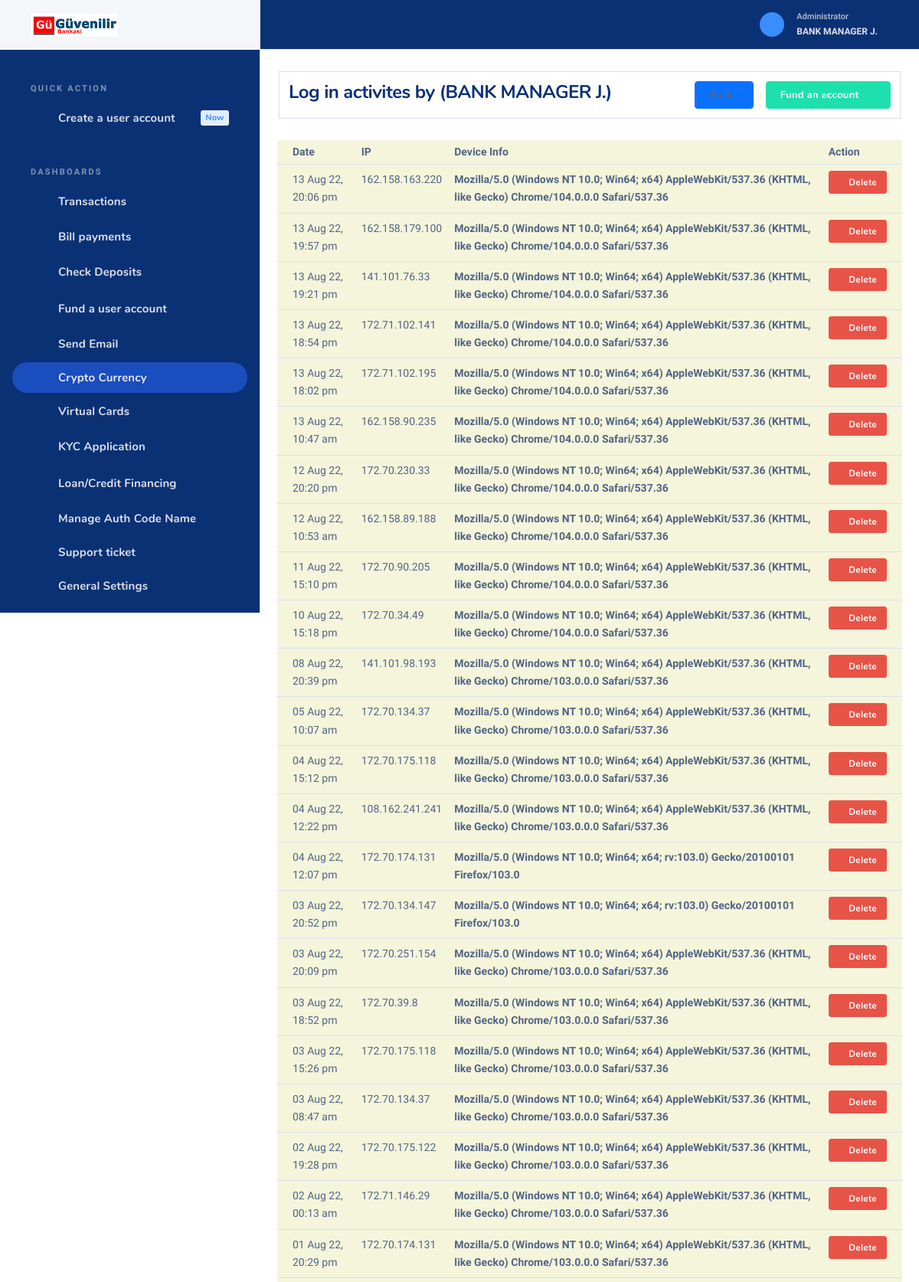
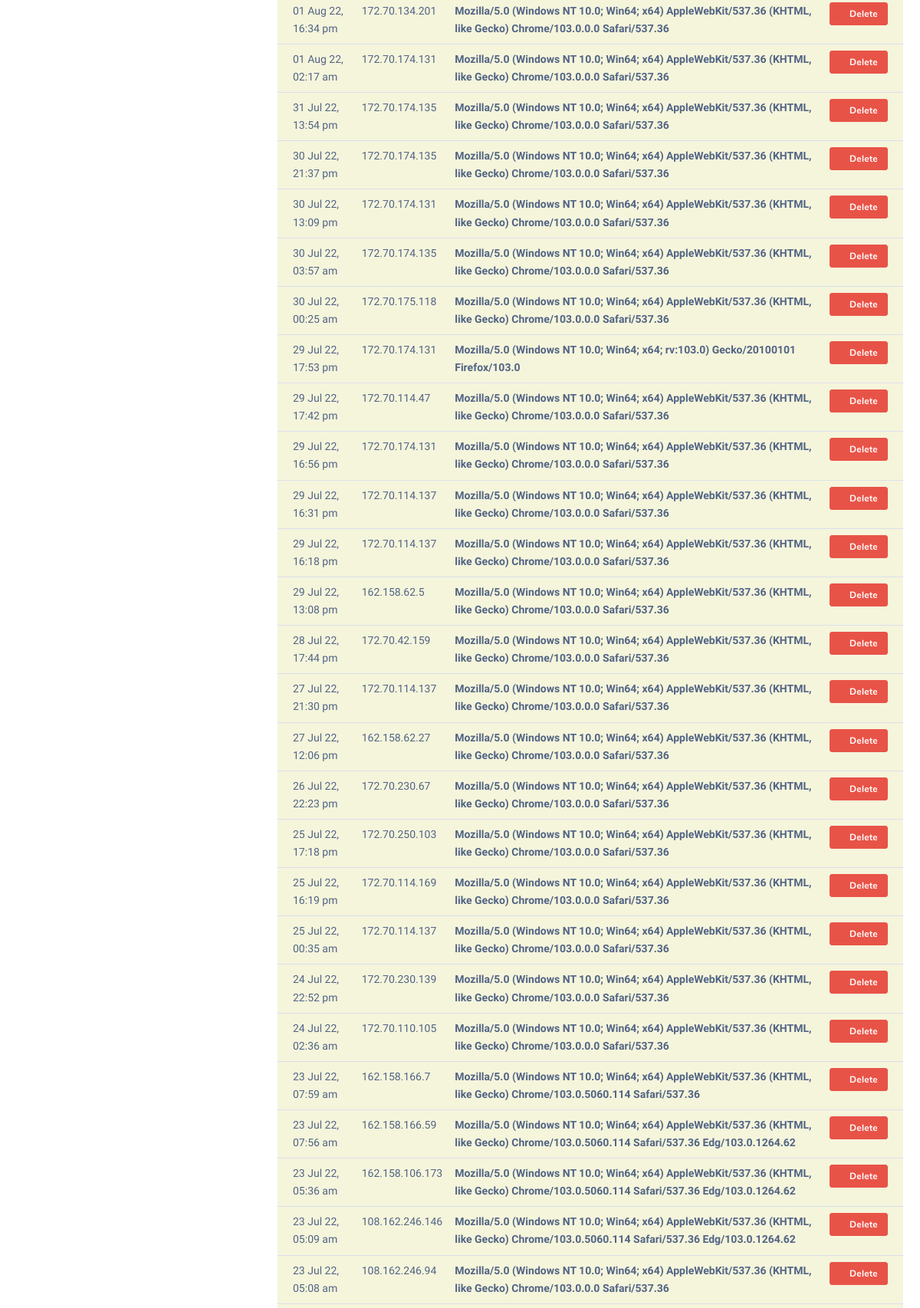
The page /admin/admin_login_activities.php (signed in, upper part) on the database its author committed (2 pictures, top to bottom).
### tables this page shows
CREATE TABLE `setting` (
  `id` int(11) NOT NULL,
  `name` varchar(150) NOT NULL,
  `logo` varchar(150) NOT NULL,
  `address` varchar(150) NOT NULL,
  `email` varchar(150) NOT NULL,
  `phone` varchar(150) NOT NULL,
  `favicon` varchar(150) NOT NULL,
  `tagline` varchar(150) NOT NULL,
  `register` varchar(150) NOT NULL,
  `darklogo` varchar(150) NOT NULL,
  `description` varchar(700) NOT NULL DEFAULT 'This Credit Union is federally-insured by the National Credit Union Administration. We do business in accordance with the Fair Housing Law and Equal opportunity Credit Act.',
  `seo` varchar(150) NOT NULL,
  `footerlogo` varchar(150) NOT NULL DEFAULT 'footlogo.png',
  `securityalert` varchar(150) NOT NULL,
  `stockrate` varchar(5505) NOT NULL DEFAULT '<script type="text/javascript" src="https://s3.tradingview.com/external-embedding/embed-widget-ticker-tape.js" async="">                                                                         {                                                                             "symbols"                                                                         :                                                                             [                                                                                 {                                                                                     "title": "S&P 500",                                                                                     "proName": "OANDA:SPX500USD"                                                                                 },                                                                                 {                                                                                     "title": "Nasdaq 100",                                                                                     "proName": "OANDA:NAS100USD"                                                                                 },                                                                                 {                                                                                     "title": "EUR/USD",                                                                                     "proName": "FX_IDC:EURUSD"                                                                                 },                                                                                 {                                                                                     "title": "BTC/USD",                                                                                     "proName": "BITSTAMP:BTCUSD"                                                                                 },                                                                                 {                                                                                     "title": "ETH/USD",                                                                                     "proName": "BITSTAMP:ETHUSD"                                                                                 },                                                                                 {                                                                                     "description": "AAPL",                                                                                     "proName": "NASDAQ:AAPL"                                                                                 },                                                                                 {                                                                                     "description": "MICROSOFT",                                                                                     "proName": "NASDAQ:MSFT"                                                                                 }                                                                             ],                                                                                 "colorTheme"                                                                         :                                                                             "dark",                                                                                 "isTransparent"                                                                         :                                                                             false,                                                                                 "displayMode"                                                                         :                                                                             "compact",                                                                                 "locale"                                                                         :                                                                             "en"                                                                         }                                                                     </script>',
  `stockrate2` varchar(1000) NOT NULL DEFAULT '    <iframe             src="//www.exchangerates.org.uk/widget/ER-LRTICKER.php?w=1400&amp;s=1&amp;mc=GBP&amp;mbg=F0F0F0&amp;bs=yes&amp;bc=000044&amp;f=verdana&amp;fs=10px&amp;fc=000044&amp;lc=000044&amp;lhc=FE9A00&amp;vc=FE9A00&amp;vcu=008000&amp;vcd=FF0000&amp;"             width="1400" height="30" frameborder="0" scrolling="no" marginwidth="0" marginheight="0"></iframe>',
  `stock` int(11) NOT NULL DEFAULT 1,
  `money` varchar(50) NOT NULL DEFAULT 'USD',
  `country` varchar(50) NOT NULL DEFAULT 'United States',
  `visa_picture` varchar(150) NOT NULL,
  `tawk` varchar(500) NOT NULL,
  `shortname` varchar(150) NOT NULL DEFAULT 'Rednerbank',
  `blocked_msg` varchar(500) NOT NULL DEFAULT 'Dear Customer, we have discovered suspicious activities on your account. An unauthorized IP address attempted to carry out a transaction on your account. Consequently, your account has been flagged by our risk assessment department. kindly visit our nearest branch with your identification card and utility bill to confirm your identity before it can be reactivated. For more information, kindly contact our online customer care representatives.',
  `crypto` int(11) NOT NULL DEFAULT 1,
  `blocked_title` varchar(150) NOT NULL DEFAULT 'Account Suspended',
  `imfmsg` varchar(1000) NOT NULL DEFAULT 'You need to provide your IMF code before you can continue with this transaction.<br>                                                 You visit any of our nearest branch or contact our online customer care representative, they will help you with the appropriate IMF code for this transaction.',
  `cotmsg` varchar(1000) NOT NULL DEFAULT 'You need to provide your COT code before you can continue with this transaction. You can visit any of our nearest branch or contact our online customer care representative, they will help you with the appropriate COT code for this transaction.',
  `icmsg` text DEFAULT NULL,
  `tinmsg` text DEFAULT NULL,
  `tacmsg` text DEFAULT NULL,
  `charges` varchar(11) NOT NULL DEFAULT '0.3',
  `wiremsg` varchar(500) NOT NULL,
  `localmsg` varchar(500) NOT NULL,
  `cot_imf_counter` int(11) NOT NULL DEFAULT 5,
  `cot_error` varchar(500) NOT NULL DEFAULT 'Your account have been temporarily suspended for providing the wrong COT code, We are always committed to safe guarding your funds and therefore this is the right decision we can take for now. For more information, kindly contact our live customer care representatives.',
  `imf_error` varchar(500) NOT NULL DEFAULT 'Your account have been temporarily suspended for providing the wrong IMF code, We are always committed to safe guarding your funds and therefore this is the right decision we can take for now. For more information, kindly contact our live customer care representatives.',
  `enable_cot_imf` varchar(20) NOT NULL DEFAULT 'Yes',
  `rest_msg` varchar(1000) NOT NULL DEFAULT 'Your  account was temporary restricted from carrying out transaction via our online banking channel, Kindly visit any of our nearest branch to resolve this issue. For more information, kindly contact our online customer care representative.',
  `userstac` varchar(50) NOT NULL DEFAULT '1999',
  `usersic` varchar(50) NOT NULL DEFAULT '1999',
  `userstin` varchar(50) NOT NULL DEFAULT '1999',
  `enable_tin_ic_tac` varchar(20) NOT NULL DEFAULT 'Yes',
  `enable_tac` varchar(20) NOT NULL DEFAULT 'Yes',
  `enable_ic` varchar(20) NOT NULL DEFAULT 'Yes',
  `enable_tin` varchar(20) NOT NULL DEFAULT 'Yes',
  `former` varchar(150) NOT NULL DEFAULT 'Yes',
  `bots` int(10) NOT NULL DEFAULT 1,
  `site_url` varchar(50) NOT NULL,
  `kyc` int(11) NOT NULL DEFAULT 1,
  `loan` int(11) NOT NULL DEFAULT 1,
  `visual_card` int(11) NOT NULL DEFAULT 1,
  `theme` varchar(80) NOT NULL DEFAULT 'light'
);

CREATE TABLE `users` (
  `id` int(11) NOT NULL,
  `username` varchar(150) DEFAULT NULL,
  `password` text DEFAULT NULL,
  `salt` text NOT NULL,
  `email` varchar(150) DEFAULT NULL,
  `phone` varchar(150) DEFAULT NULL,
  `firstname` varchar(150) DEFAULT NULL,
  `middlename` varchar(150) DEFAULT NULL,
  `lastname` varchar(150) DEFAULT NULL,
  `dob` varchar(150) DEFAULT NULL,
  `gender` varchar(50) DEFAULT NULL,
  `passport` varchar(150) DEFAULT NULL,
  `address` varchar(150) DEFAULT NULL,
  `state` varchar(150) DEFAULT NULL,
  `city` varchar(150) DEFAULT NULL,
  `country` varchar(150) DEFAULT NULL,
  `accountnumber` varchar(150) DEFAULT NULL,
  `accountbalance` double NOT NULL,
  `accounttype` varchar(150) DEFAULT NULL,
  `securityquestion` varchar(150) DEFAULT NULL,
  `answer` varchar(150) DEFAULT NULL,
  `ssn` int(150) DEFAULT NULL,
  `maidensname` varchar(150) DEFAULT NULL,
  `status` varchar(150) DEFAULT NULL,
  `datecreated` varchar(150) DEFAULT NULL,
  `approve` int(11) NOT NULL DEFAULT 0,
  `title` varchar(50) DEFAULT NULL,
  `dayOFBirth` varchar(50) DEFAULT NULL,
  `monthOfBirth` varchar(50) DEFAULT NULL,
  `yearOfBirth` varchar(50) DEFAULT NULL,
  `zipcode` varchar(50) DEFAULT NULL,
  `occupation` varchar(50) DEFAULT NULL,
  `income` varchar(50) DEFAULT NULL,
  `nextOfKIn` varchar(50) DEFAULT NULL,
  `secretCode` varchar(50) DEFAULT NULL,
  `nickname` varchar(50) DEFAULT NULL,
  `tfa` varchar(20) DEFAULT NULL,
  `usercurrency` varchar(50) NOT NULL DEFAULT 'USD',
  `next_address` varchar(150) DEFAULT NULL,
  `next_relationship` varchar(150) DEFAULT NULL,
  `next_age` varchar(150) DEFAULT NULL,
  `securityquestion2` varchar(150) DEFAULT NULL,
  `answer2` varchar(150) DEFAULT NULL,
  `email_verify` int(20) NOT NULL DEFAULT 0,
  `email_code` varchar(200) DEFAULT NULL,
  `cot` varchar(50) NOT NULL DEFAULT '00',
  `imf` varchar(50) NOT NULL DEFAULT '00',
  `daily_limit` varchar(120) NOT NULL DEFAULT '5000',
  `blocktransfer` int(11) NOT NULL DEFAULT 1,
  `allowtransfer` int(11) NOT NULL DEFAULT 1,
  `theme` varchar(80) NOT NULL DEFAULT 'dark'
);

### admin/admin_login_activities.php (the view, shortened to what the rows shown need)
<?php
include("header.php");
?>
<?php
    $userquery = $conn->query("SELECT * FROM users WHERE id = 1");
    while($userdetails = mysqli_fetch_array($userquery)){
    $firstname = $userdetails["firstname"];
    $middlename = $userdetails["middlename"];
    $lastname = $userdetails["lastname"];
    $userid = $userdetails["id"];
    $fullname = "$firstname $middlename $lastname";
}
?>
<div class="nk-content">
 <div class="container-xl wide-lg">
        <div class="nk-content-body">
        <div class="nk-block-head">
           <div class="nk-block-between-md g-4 card-bordered">
             <div class="nk-block-head-content">
              <h4 class="nk-block-title fw-normal">Log in activites by (<?php echo$fullname ?>)</h4>
                       </div>
                                </div>
                            </div>
                        </div>
                    </div>
                    <div class="card card-preview ">
              <div class="card-inner p-0">
                <table class="datatable-init table">
                  <thead>
                    <tr>
                     <th>Date</th>
                       <th>IP</th>
                      <th>Device Info</th>
                    <th>Action</th>
                  </tr>
                </thead>
                 <tbody>
                    <?php
                    $query = $conn->query("SELECT * FROM login WHERE userid = '$userid' ORDER BY id DESC");
                     while ($rows = mysqli_fetch_array($query)) {
                    ?>
                    <tr>
                      <td><?php echo$rows['dated']; ?></td>
                      <td><?php echo$rows['ip']; ?></td>
                      <td><b><?php echo$rows['browser'] ?></td>
                      <td><a class="btn btn-sm  btn-danger" href="delete_log?id=<?php echo$rows['id'] ?>"><em class="icon ni ni-delete"></em> Delete</a> </td>
                      </tr>
              <?php   }   ?>
          </tbody>
      </table>
      </div>
  </div>
</div>
     <?php include("footer.php"); ?>

### admin/header.php (shortened to what the rows shown need)
<?php include("../scripts/functions.php");
?>
<!DOCTYPE html>
<html lang="zxx" class="js">
 <head>
    <link rel="stylesheet" href="../scss/sweetalert.css">
    <link rel="stylesheet" href="../assets/css/dashlite.css?ver=2.4.0">
    <link id="skin-default" rel="stylesheet" href="../assets/css/theme.css?ver=2.4.0">
     <link rel="stylesheet" type="text/css" href="../assets/css/libs/fontawesome-icons.css">
     <link href="../css/toastr.css" rel="stylesheet"/>
      <link rel="stylesheet" href="https://www.jqueryscript.net/demo/jQuery-International-Telephone-Input-With-Flags-Dial-Codes/build/css/intlTelInput.css">
   </head>
<body class="nk-body bg-white has-sidebar <?php if($theme_mode == "dark"){
  echo "dark-mode";
}
?>">
    <div class="nk-app-root">
        <div class="nk-main ">
            <div class="nk-sidebar nk-sidebar-fixed " data-content="sidebarMenu">
                <div class="nk-sidebar-element nk-sidebar-head">
                    <div class="nk-sidebar-brand">
                        <a href="account_manager" class="logo-link nk-sidebar-logo">
                            <img class="logo-dark logo-img" src="../<?php echo$logo ?>" srcset="../<?php echo$logo ?> 2x" alt="logo-dark">
                        </a>
                    </div>
                </div>
            </div>
            <div class="nk-wrap ">
                <div class="nk-header nk-header-fixed is-light">
                    <div class="container-fluid">
                        <div class="nk-header-wrap">
                            <div class="nk-header-tools">
                                <ul class="nk-quick-nav">
                                    <li class="dropdown user-dropdown">
                                        <a href="#" class="dropdown-toggle" data-toggle="dropdown">
                                            <div class="user-toggle">
                                                <div class="user-info d-none d-md-block">
                                                    <div class="user-status">Administrator</div>
                                                    <div class="user-name dropdown-indicator"><?php echo "$adfirstname $admiddlename $adlastname"; ?></div>
                                                </div>
                                            </div>
                                        </a>
                                    </li>
                                </ul>
                            </div>
                        </div>
                    </div>
                </div>

### rows shown on the page
setting: logo (picture)
users: firstname "BANK", middlename "MANAGER", lastname "J.", fullname "BANK MANAGER J."

### other values the page prints
$rows['dated'] "13 Aug 22, 20:06 pm"
$rows['ip'] "162.158.163.220"
$rows['browser'] "Mozilla/5.0 (Windows NT 10.0; Win64; x64) AppleWebKit/537.36 (KHTML, like Gecko) Chrome/104.0.0.0 Safari/537.36"
$rows['dated'] "13 Aug 22, 19:57 pm"
$rows['ip'] "162.158.179.100"
$rows['dated'] "13 Aug 22, 19:21 pm"
$rows['ip'] "141.101.76.33"
$rows['dated'] "13 Aug 22, 18:54 pm"
$rows['ip'] "172.71.102.141"
$rows['dated'] "13 Aug 22, 18:02 pm"
$rows['ip'] "172.71.102.195"
$rows['dated'] "13 Aug 22, 10:47 am"
$rows['ip'] "162.158.90.235"
$rows['dated'] "12 Aug 22, 20:20 pm"
$rows['ip'] "172.70.230.33"
